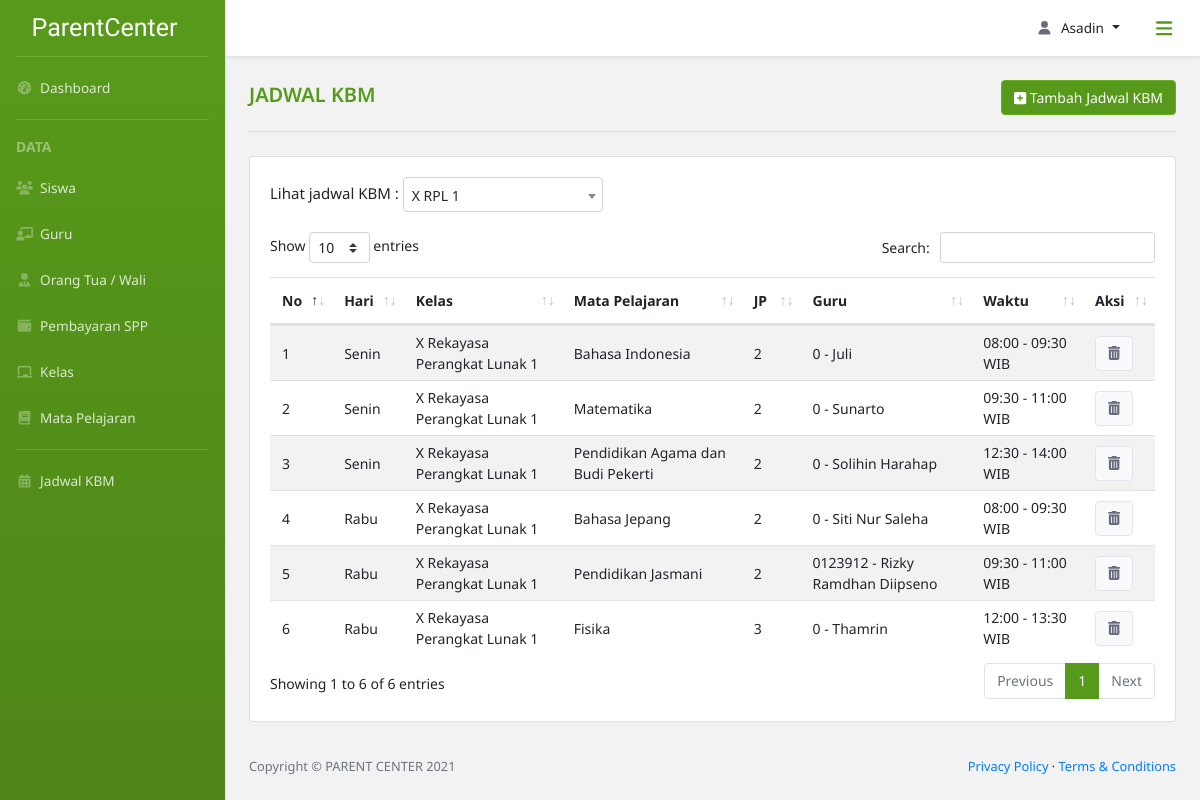
Screenshot of /jadwal_kbm/kls-22112021001556824333 (signed in) with the database file from the repository.
### parent_center_app/models.py (models this page shows, shortened)
class Jadwal(models.Model):
    id_jadwal = models.CharField(
        max_length=30,
        primary_key=True,
        unique=True,
        default=custom_jadwal,
        editable=False
    )
    id_kelas = models.ForeignKey(Kelas, on_delete=CASCADE)
    id_mapel = models.ForeignKey(Mapel, on_delete=CASCADE)
    id_guru = models.ForeignKey(Guru, null=True, on_delete=models.SET_NULL)
    class hari(models.TextChoices):
        SENIN = 'Senin'
        SELASA = 'Selasa'
        RABU = 'Rabu'
        Kamis = 'Kamis'
        JUMAT = 'Jumat'
    hari = models.CharField(
        max_length=10,
        choices=hari.choices,
        default=hari.SENIN
    )
    jumlah_jam = models.IntegerField()
    mulai = models.TimeField(null=True)
    selesai = models.TimeField(null=True)

class Kelas(models.Model):
    id_kelas = models.CharField(
        max_length=10,
        primary_key=True,
        unique=True,
        default=custom_kelas,
        editable=False
    )
    class rentang_kelas(models.TextChoices):
        X = 'X'
        XI = 'XI'
        XII = 'XII'
    kelas = models.CharField(
        max_length=3,
        choices=rentang_kelas.choices,
        default=rentang_kelas.X
    )
    class jurusan(models.TextChoices):
        TITL = 'TITL', 'Teknik Intalasi Tenaga Listrik'
        TP = 'TP', 'Teknik Pemesinan'
        TKR = 'TKR', 'Teknik Kendaraan Ringan'
        TKJ = 'TKJ', 'Teknik Komputer Jaringan'
        RPL = 'RPL', 'Rekayasa Perangkat Lunak'
        TBSM = 'TBSM', 'Teknik dan Bisnis Sepeda Motor'
    jurusan = models.CharField(
        max_length=30,
        choices=jurusan.choices,
        default=jurusan.TITL
    )
    no_kelas = models.SmallIntegerField(
        default=1,
        validators=[MinValueValidator(1)]
    )
    def __str__(self):
        return f'{self.kelas} { self.get_jurusan_display() } {self.no_kelas}'

class Mapel(models.Model):
    id_mapel = models.CharField(
        max_length=10,
        primary_key=True,
        unique=True,
        default=custom_mapel,
        editable=False
    )
    nama = models.CharField(max_length=50)
    class jenis_mapel(models.TextChoices):
        A = 'A', 'A. Muatan Nasional'
        B = 'B', 'B. Muatan Kewilayahan'
        C1 = 'C1', 'C1. Muatan Peminatan Kejuruan'
        C2 = 'C2', 'C2. Dasar Program Keahlian'
        C3 = 'C3', 'C3. Kompetensi Keahlian'
    jenis = models.CharField(
        max_length=30,
        choices=jenis_mapel.choices,
        default=jenis_mapel.A
    )
    def __str__(self):
        return self.nama

class Guru(models.Model):
    id_guru = models.CharField(
        max_length=30,
        primary_key=True,
        unique=True,
        default=custom_guru,
        editable=False
    )
    nama = models.CharField(max_length=50)
    email = models.EmailField(default="example@gmail.com")
    no_tlp = models.CharField(max_length=12)
    no_induk = models.CharField(max_length=20)
    alamat = models.TextField(null=True)
    class jns_kelamin(models.TextChoices):
        P = 'Perempuan'
        L = 'Laki-Laki'
    jns_kelamin = models.CharField(
        max_length=10,
        choices=jns_kelamin.choices,
        default=jns_kelamin.L)
    id_user = models.OneToOneField(
        ExtendUser,
        null=True,
        on_delete=models.SET_NULL
    )
    def __str__(self):
        return f'{self.no_induk} - {self.nama}'

### parent_center_app/views.py (the view)
# urls.py: path('jadwal_kbm/<str:kelas>', views.jadwalKbm, name='jadwal kbm'),
@login_required(login_url='login')
def jadwalKbm(request, kelas='kls-22112021001556824333'):
    if level_permission(request, ['Admin']) is False:
        return redirect(level_login(request))
    else:
        daftar_jadwal = Jadwal.objects.all().filter(id_kelas=kelas).order_by('hari').reverse()
        kelass = Kelas.objects.all().order_by('kelas', 'jurusan', 'no_kelas')
        selected = kelas
        print(timezone.localtime())
        context = {
            'title': 'Jadwal KBM',
            'daftar_jadwal': daftar_jadwal,
            'Kelass': kelass,
            'selected': selected
        }
        return render(request,
                      'parent_center_app/jadwal_kbm.html',
                      context)

### parent_center_app/views.py (called while the page is built)
def level_permission(current_user, level: list) -> bool:
    if current_user.user.extenduser.user_level in level:
        return True
    else:
        return False

### parent_center_app/templates/parent_center_app/jadwal_kbm.html (shortened to what this page needs)
{% extends 'parent_center_app/base.html' %}
{% block breadcrumb %}
<div class="row d-flex pt-4 div-tambah">
    <div class="col-lg-7 col-sm-6">
        <div class="div-title">
            <span class="title-content">{{title}}</span>
        </div>
    </div>
    <div class="col-lg-5 col-sm-6 align-self-center text-right">
        <a class="btn btn-light btn-tambah" href="/tambah_kbm"><i class="fas fa-plus-square"></i> Tambah {{title}}</a>
    </div>
</div>
<hr class="dropdown-divider hr-title mb-4 mx-4 mt-3">
{% endblock breadcrumb %}
{% block content %}
<div class="row">
    <div class="col-lg-12">
        <div class="card">
            <div class="card-body card-dashboard">
                <div class="row mx-0">
                    <div class="col-lg-12 px-0 div-sort">
                        Lihat jadwal KBM :
                    </div>
                </div>
                <div class="table-responsive table-mapel">
                    <table class="table table table-striped table-siswa" id="table-custom">
                        <thead>
                            <tr>
                                <th scope="col">No</th>
                                <th scope="col">Hari</th>
                                <th scope="col">Kelas</th>
                                <th scope="col">Mata Pelajaran</th>
                                <th scope="col">JP</th>
                                <th scope="col">Guru</th>
                                <th scope="col">Waktu</th>
                                <th scope="col">Aksi</th>
                            </tr>
                        </thead>
                        <tbody>
                            {% for jadwal in daftar_jadwal %}
                            <tr>
                                <td>{{forloop.counter}}</td>
                                <td>{{ jadwal.hari }}</td>
                                <td>{{ jadwal.id_kelas }}</td>
                                <td>{{ jadwal.id_mapel}}</td>
                                <td>{{ jadwal.jumlah_jam}}</td>
                                <td>{{ jadwal.id_guru}}</td>
                                <td>{{ jadwal.mulai |time:"H:i" }} - {{ jadwal.selesai |time:"H:i" }} WIB</td>
                                <td>
                                    <button class="btn btn-light" type="button" data-toggle="modal" data-target="#modal_hapus"><i class="fas fa-trash-alt"></i></button>
                                </td>
                            </tr>
                            {% endfor %}
                        </tbody>
                    </table>
                </div>
            </div>
        </div>
    </div>
</div>
{% endblock content %}

### parent_center_app/templates/parent_center_app/base.html (shortened to what this page needs)
{% load static %}
<!DOCTYPE html>
<html lang="en">
    <head>
        <link href="{% static 'parent_center_app/assets/css/bootstrap-toggle.min.css' %}" rel="stylesheet">
        <link href="{% static 'parent_center_app/assets/css/style-custom.css' %}" rel="stylesheet" />
        <link href="{% static 'parent_center_app/assets/css/styles.css' %}" rel="stylesheet" />
        <link rel="stylesheet" type="text/css" href="{% static 'parent_center_app/assets/css/dataTables.bootstrap4.min.css' %}"/>
        <link href="{% static 'parent_center_app/vendor/fontawesome-free/css/all.min.css' %}" rel="stylesheet" type="text/css">
        <link href="//cdn.jsdelivr.net/npm/select2@4.1.0-rc.0/dist/css/select2.min.css" rel="stylesheet" />
    </head>
    <body class="sb-nav-fixed">
        <nav class="sb-topnav navbar navbar-expand navbar-dark bg-putih shadow-sm">
            <button class="btn btn-link btn-sm order-1 rounded-circle" id="sidebarToggle" href="#"><i class="fas fa-bars fa-lg"></i></button>
            <ul class="navbar-nav ml-auto md-0 mr-2">
                <li class="nav-item dropdown">
                    <a class="nav-link dropdown-toggle" id="userDropdown" href="#" role="button" data-toggle="dropdown" aria-haspopup="true" aria-expanded="false"><i class="fas fa-user fa-fw"></i>{{ request.user }}</a>
                </li>
            </ul>
        </nav>
        <div id="layoutSidenav">
            <div id="layoutSidenav_nav">
                <nav class="sb-sidenav accordion bg-green" id="sidenavAccordion">
                    <div class="sb-sidenav-menu">
                        <div class="nav">
                            <a class="navbar-brand d-flex align-self-center align-items-center" href="/dashboard_admin">
                                ParentCenter
                            </a>
                            <div class="dropdown-divider mx-3 mt-0"></div>
                            <a class="nav-link" href="/dashboard_admin/hari%20ini">
                                <i class="fas fa-fw fa-tachometer-alt"></i>&nbsp;
                                Dashboard
                            </a>
                            <div class="dropdown-divider mx-3"></div>
                            <div class="dropdown-header">
                                DATA
                            </div>
                            <a class="nav-link" href="/data_siswa">
                                <i class="fas fa-fw fa-users"></i>&nbsp;
                                Siswa
                            </a>
                            <a class="nav-link" href="/data_guru">
                                <i class="fas fa-fw fa-chalkboard-teacher"></i>&nbsp;
                                Guru
                            </a>
                            <a class="nav-link" href="/data_orangtua">
                                <i class="fas fa-fw fa-user-tie"></i>&nbsp;
                                Orang Tua / Wali
                            </a>
                            <a class="nav-link" href="/cari_spp">
                                <i class="fas fa-fw fa-wallet"></i>&nbsp;
                                Pembayaran SPP
                            </a>
                            <a class="nav-link" href="/data_kelas">
                                <i class="fas fa-fw fa-chalkboard"></i>&nbsp;
                                Kelas
                            </a>
                            <a class="nav-link" href="/data_mapel">
                                <i class="fas fa-fw fa-book"></i>&nbsp;
                                Mata Pelajaran
                            </a>
                            <div class="dropdown-divider mx-3"></div>
                            <a class="nav-link" href="/jadwal_kbm/kls-22112021001556824333">
                                <i class="fas fa-fw fa-calendar-alt"></i>&nbsp;
                                Jadwal KBM
                            </a>
                        </div>
                    </div>
                </nav>
            </div>
            <div id="layoutSidenav_content">
                <main>
                    <div class="container-fluid px-0">
                        {% block breadcrumb %}
                        {% endblock breadcrumb %}
                        {% block content %}
                        {% endblock content %}
                    </div>
                </main>
                <footer class="py-4 bg-grey mt-auto">
                    <div class="container-fluid">
                        <div class="d-flex align-items-center justify-content-between small">
                            <div class="text-muted">Copyright &copy; PARENT CENTER 2021</div>
                            <div>
                                <a href="/privacy-policy">Privacy Policy</a>
                                &middot;
                                <a href="/terms-condition">Terms &amp; Conditions</a>
                            </div>
                        </div>
                    </div>
                </footer>
            </div>
        </div>
    </body>
</html>

### parent_center_app/static/parent_center_app/assets/css/style-custom.css (style rules this page uses)
* { font-family: 'Noto Sans', sans-serif; }
body { background-color: #f2f2f2!important; }
#userDropdown svg { margin-right: .5rem; }
#userDropdown { text-transform: capitalize; }
a#userDropdown.nav-link.dropdown-toggle::after { margin-left: .5rem!important; }
.bg-putih { background-color: #fff; }
.bg-green { background-color: #57991a; background-image: linear-gradient(180deg,#57991a 10%,#4d8517 100%); background-size: cover; }
.sb-sidenav-menu a.nav-link { color: rgba(255,255,255,.8)!important; }
.sb-sidenav-menu a.nav-link svg { color: rgba(255,255,255,.3)!important; }
.navbar-nav a, #ddUser .dropdown-item { color: #212529!important; }
.navbar-nav a svg, .card-dashboard svg { color: #686a7d!important; }
.sb-sidenav .dropdown-divider { border-color: rgba(255,255,255,.15); }
.sb-sidenav .dropdown-header { color: rgba(255,255,255,.4); }
#sidebarToggle { height: 2.5rem!important; width: 2.5rem!important; font-weight: 400!important; color: #57991a!important; }
.navbar-brand { height: 56px; color: #fff; font-family: 'Satisfy', cursive!important; font-size: 25px!important; }
.sb-nav-fixed .sb-topnav { z-index: 1038!important; }
.sb-nav-fixed #layoutSidenav #layoutSidenav_nav .sb-sidenav { padding-top: 0!important; }
.dropdown-header { padding-left: 1rem!important; font-weight: bold; }
.sb-sidenav-menu, .sb-topnav.navbar, #ddUser .dropdown-item { font-size: 13.6px; }
.nav-link { padding: 12.8px 16px!important; }
.title-content { font-size: 20px; font-weight: 600; color: #57991a; text-transform: uppercase; }
.hr-title { border-color: #ddd!important; border-width: 2px; }
.card-dashboard, #btn-jadwal, .dropdown-jadwal .dropdown-item { font-size: 15px!important; }
.card-dashboard .row { margin-bottom: 1.25rem; }
#table-custom_wrapper *, .table-custom-dashboard * { font-size: 14px; }
.container-fluid .row { margin-left: .75rem; margin-right: .75rem; }
.table-siswa tbody tr td { padding: 6px 12px; }
.btn-tambah.btn-light { background-color: #57991a!important; border-color: #66ad1f!important; font-size: 14px!important; color: #fff!important; }
.btn-light { border: 1px solid #e2e6ea!important; }
.table-mapel table tbody tr td, .table-kelas table tbody tr td { vertical-align: middle; }

### rows the page displays
Jadwal: hari "Senin", id_kelas "X Rekayasa Perangkat Lunak 1", id_mapel "Bahasa Indonesia", jumlah_jam "2", id_guru "0 - Juli", mulai "08:00", selesai "09:30"
Jadwal: hari "Senin", id_kelas "X Rekayasa Perangkat Lunak 1", id_mapel "Matematika", jumlah_jam "2", id_guru "0 - Sunarto", mulai "09:30", selesai "11:00"
Jadwal: hari "Senin", id_kelas "X Rekayasa Perangkat Lunak 1", id_mapel "Pendidikan Agama dan Budi Pekerti", jumlah_jam "2", id_guru "0 - Solihin Harahap", mulai "12:30", selesai "14:00"
Jadwal: hari "Rabu", id_kelas "X Rekayasa Perangkat Lunak 1", id_mapel "Bahasa Jepang", jumlah_jam "2", id_guru "0 - Siti Nur Saleha", mulai "08:00", selesai "09:30"
Jadwal: hari "Rabu", id_kelas "X Rekayasa Perangkat Lunak 1", id_mapel "Pendidikan Jasmani", jumlah_jam "2", id_guru "0123912 - Rizky Ramdhan Diipseno", mulai "09:30", selesai "11:00"
Jadwal: hari "Rabu", id_kelas "X Rekayasa Perangkat Lunak 1", id_mapel "Fisika", jumlah_jam "3", id_guru "0 - Thamrin", mulai "12:00", selesai "13:30"

### other values shown
{{ request.user }} "Asadin"
{{ title }} "JADWAL KBM"
{{ title }} "Jadwal KBM"
